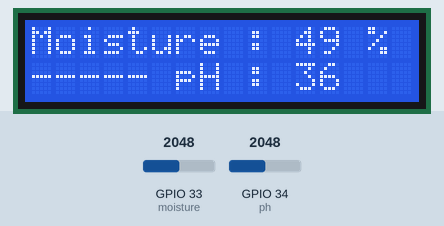
This sketch was run on a simulated ESP32. On the bench: 16×2 character LCD. The inputs (shaded band) are chosen by the test bench; at power-on: GPIO 33 (moisture) = 2048, GPIO 34 (ph) = 2048. WiFi joins after 1.5 s; servers stay silent unless stated; what the sketch prints to the serial monitor is not drawn.

Above: at 3.0 s.
3.1 s: GPIO 33 (moisture) set to 2866
At 4.7 s:
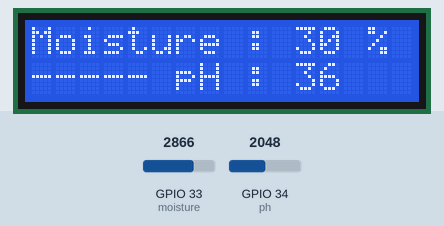
6.4 s: GPIO 34 (ph) set to 2866
At 7.4 s:
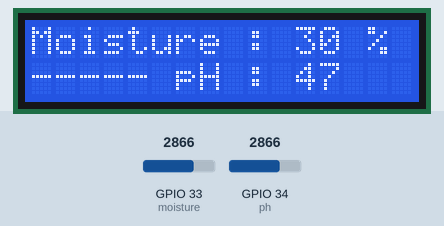
9.5 s: GPIO 33 (moisture) set to 3603
At 10.8 s:
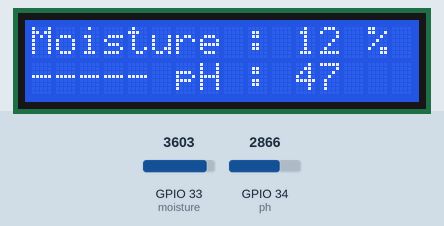
12.6 s: GPIO 34 (ph) set to 3603
At 14.0 s:
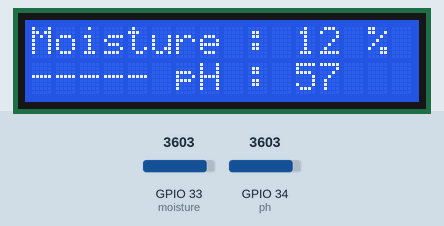
15.7 s: GPIO 33 (moisture) set to 4095
At 17.1 s:
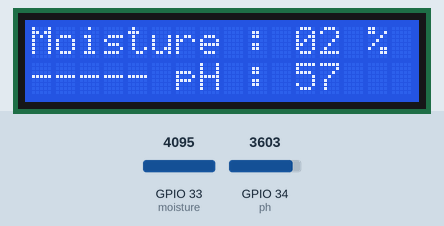
18.8 s: GPIO 34 (ph) set to 4095
At 20.0 s:
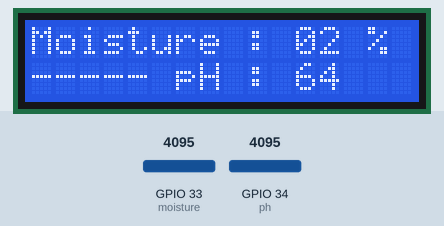
Timing chart, 0 to 21.8 s (numbered marks = the images above; inputs shaded):
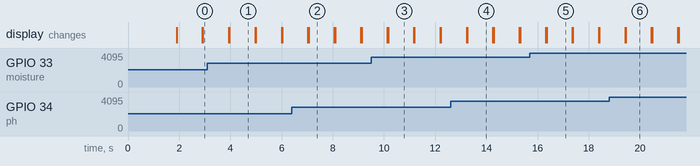

The sketch:

phAndMoisture.ino
```cpp
#include <BlynkSimpleEsp32.h>
#include <WiFi.h>

#include <LiquidCrystal_I2C.h>
LiquidCrystal_I2C lcd(0x27, 16, 2);

#define moisture 33    //PIN
#define ph 34

#define BLYNK_TEMPLATE_ID "TMPL6J18G4TtL"               //FIRMWARE CONFIGURATION BLYNK
#define BLYNK_TEMPLATE_NAME "ALPAT"
#define BLYNK_AUTH_TOKEN "7PXv3bUuOs_MLEPssP-vbILm7v-1SHNP"

#define BLYNK_PRINT Serial

char auth[] = BLYNK_AUTH_TOKEN;
BlynkTimer timer;

void setup() {
  Serial.begin(9600);
  Blynk.begin(auth, "admin", "12345678", "blynk.cloud", 80);  //username & pass

  lcd.init();
  lcd.backlight();

  pinMode(moisture, INPUT);
  pinMode(ph, INPUT);
}

void loop() {
  Blynk.run();

  int mValue = analogRead(moisture);      //membaca nilai sensor moisture

  int phValue = analogRead(ph);           //membaca nilai sensor pH
  int nilaiPH = (0.0139*phValue)+7.7851;  //rumus pembacaan sensor pH
  int mapM = map(mValue, 4095, 0, 0, 100);

  Serial.print(mapM);
  Serial.print(" || ");
  Serial.println(nilaiPH);

  Blynk.virtualWrite(V0, mapM);
  Blynk.virtualWrite(V1, nilaiPH);

  lcd.setCursor(0, 0);
  lcd.print("Moisture : ");
  lcd.setCursor(11, 0);
  lcd.print(mapM);
  lcd.setCursor(14, 0);
  lcd.print("%");

  lcd.setCursor(0, 1);
  lcd.print("----- pH : ");
  lcd.setCursor(11, 1);
  lcd.print(nilaiPH);

  delay(1000);
  lcd.setCursor(11, 1);
  lcd.print("  ");


}
```

Measured:
- after the input at 3.1 s, the display: first differs from a run without the input after 0.86 s (image 1)
- after the input at 6.4 s, the display: first differs from a run without the input after 0.66 s (image 2)
- after the input at 9.5 s, the display: first differs from a run without the input after 0.66 s (image 3)
- after the input at 12.6 s, the display: first differs from a run without the input after 0.66 s (image 4)
- after the input at 15.7 s, the display: first differs from a run without the input after 0.65 s (image 5)
- after the input at 18.8 s, the display: first differs from a run without the input after 0.65 s (image 6)
- what the display in image 1 shows lasts 1.0 s, from 4.0 s to 5.0 s
